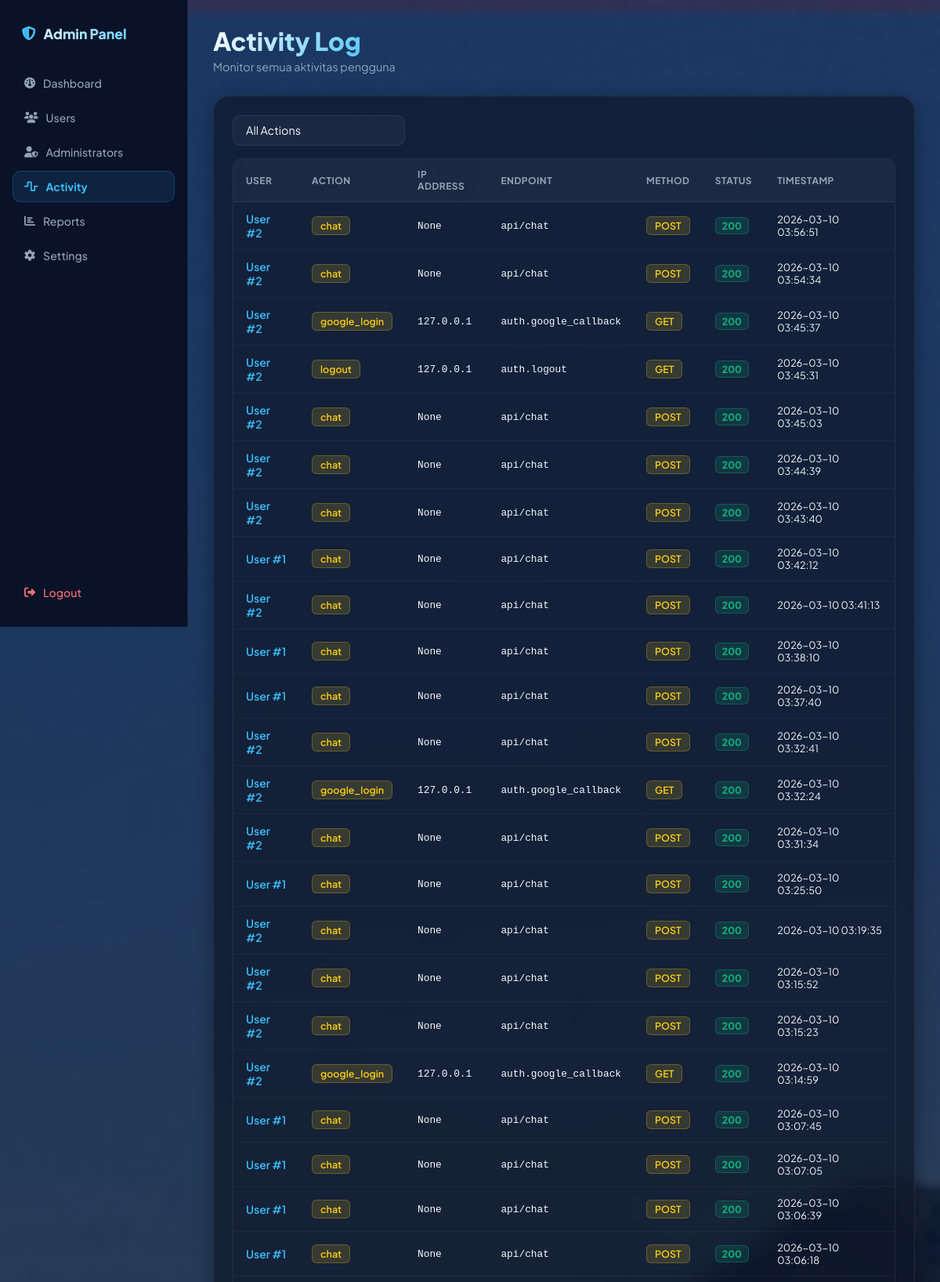
The page /admin/activity?page=2&action= (signed in, upper part) on the database its author committed.
### models.py (models this page shows, shortened)
class UserActivity(db.Model):
    __tablename__ = 'user_activities'
    id = db.Column(db.Integer, primary_key=True)
    user_id = db.Column(db.Integer, db.ForeignKey('users.id'), nullable=False)
    action = db.Column(db.String(100), nullable=False)  # login, logout, chat, etc
    ip_address = db.Column(db.String(50))
    user_agent = db.Column(db.String(255))
    endpoint = db.Column(db.String(255))
    method = db.Column(db.String(10))  # GET, POST, etc
    status_code = db.Column(db.Integer)
    timestamp = db.Column(db.DateTime, default=datetime.utcnow)
    details = db.Column(db.Text)  # Additional info as JSON string

### admin.py (the view)
@admin_bp.route('/activity')
@admin_required
def activity():
    page = request.args.get('page', 1, type=int)
    action_filter = request.args.get('action', '')
    user_filter = request.args.get('user_id', '')
    query = UserActivity.query
    if action_filter:
        query = query.filter_by(action=action_filter)
    if user_filter:
        query = query.filter_by(user_id=user_filter)
    activities = query.order_by(
        UserActivity.timestamp.desc()
    ).paginate(page=page, per_page=50)
    actions = db.session.query(UserActivity.action.distinct()).all()
    actions = [a[0] for a in actions]
    return render_template('admin/activity.html',
                         activities=activities,
                         actions=actions,
                         selected_action=action_filter,
                         selected_user=user_filter)

### admin.py (called while the page is built)
def admin_required(f):
    @wraps(f)
    def decorated_function(*args, **kwargs):
        if not current_user.is_authenticated:
            flash('Silakan login terlebih dahulu', 'error')
            return redirect(url_for('admin.login'))
        if not isinstance(current_user, Admin):
            flash('Anda tidak memiliki akses ke halaman ini', 'error')
            return redirect(url_for('index'))
        return f(*args, **kwargs)
    return decorated_function

### app.py (called while the page is built)
@login_manager.user_loader
def load_user(user_id):
    from flask import session
    if session.get('is_admin') is True:
        return Admin.query.get(int(user_id))
    return User.query.get(int(user_id))

### models.py (called while the page is built)
    @property
    def is_active(self):
        return self._is_active

### templates/admin/activity.html (shortened to what this page needs)
{% extends 'base.html' %}
{% block content %}
<div class="admin-wrapper">
    <nav class="admin-sidebar">
        <div class="sidebar-brand"><i class="fas fa-shield-halved"></i><span>Admin Panel</span></div>
        <ul class="sidebar-menu">
            <li><a href="{{ url_for('admin.dashboard') }}"><i class="fas fa-gauge"></i> Dashboard</a></li>
            <li><a href="{{ url_for('admin.users') }}"><i class="fas fa-users"></i> Users</a></li>
            <li><a href="{{ url_for('admin.manage_admins') }}"><i class="fas fa-user-shield"></i> Administrators</a></li>
            <li><a href="{{ url_for('admin.activity') }}" class="active"><i class="fas fa-wave-square"></i> Activity</a></li>
            <li><a href="{{ url_for('admin.reports') }}"><i class="fas fa-chart-bar"></i> Reports</a></li>
            <li><a href="{{ url_for('admin.settings') }}"><i class="fas fa-gear"></i> Settings</a></li>
            <li class="sidebar-spacer"></li>
            <li><a href="{{ url_for('admin.logout') }}" class="logout-link"><i class="fas fa-right-from-bracket"></i> Logout</a></li>
        </ul>
    </nav>
    <div class="admin-main">
        <div class="page-header">
            <div>
                <h1 class="page-title">Activity Log</h1>
                <p class="page-sub">Monitor semua aktivitas pengguna</p>
            </div>
        </div>
        <div class="glass-card">
            <form method="GET" class="filter-form" style="margin-bottom: 16px; display: flex; gap: 10px;">
                <select name="action" onchange="this.form.submit()" style="max-width: 220px;">
                    <option value="">All Actions</option>
                </select>
            </form>
            <div class="table-wrapper">
                <table class="dark-table">
                    <thead>
                        <tr>
                            <th>User</th>
                            <th>Action</th>
                            <th>IP Address</th>
                            <th>Endpoint</th>
                            <th>Method</th>
                            <th>Status</th>
                            <th>Timestamp</th>
                        </tr>
                    </thead>
                    <tbody>
                        {% for activity in activities.items %}
                        <tr>
                            <td><a href="{{ url_for('admin.user_details', user_id=activity.user_id) }}" class="table-link">User #{{ activity.user_id }}</a></td>
                            <td><span class="badge-action">{{ activity.action }}</span></td>
                            <td class="mono">{{ activity.ip_address }}</td>
                            <td class="mono">{{ activity.endpoint }}</td>
                            <td><span class="badge-action">{{ activity.method }}</span></td>
                            <td><span class="status-{{ activity.status_code }}">{{ activity.status_code }}</span></td>
                            <td class="ts">{{ activity.timestamp.strftime('%Y-%m-%d %H:%M:%S') }}</td>
                        </tr>
                        {% else %}
                        <tr><td colspan="7" class="empty-cell">No activities found</td></tr>
                        {% endfor %}
                    </tbody>
                </table>
            </div>
        </div>
    </div>
</div>
{% endblock %}

### templates/base.html (style rules this page uses)
* { margin: 0; padding: 0; box-sizing: border-box; }
body { font-family: 'Plus Jakarta Sans', -apple-system, BlinkMacSystemFont, 'Segoe UI', Roboto, sans-serif; background: #f5f5f5; }

### rows shown on the page
UserActivity: user_id "2", action "chat", ip_address "None", endpoint "api/chat", method "POST", status_code "200", timestamp "2026-03-10 03:56:51"
UserActivity: user_id "2", action "chat", ip_address "None", endpoint "api/chat", method "POST", status_code "200", timestamp "2026-03-10 03:54:34"
UserActivity: user_id "2", action "google_login", ip_address "127.0.0.1", endpoint "auth.google_callback", method "GET", status_code "200", timestamp "2026-03-10 03:45:37"
UserActivity: user_id "2", action "logout", ip_address "127.0.0.1", endpoint "auth.logout", method "GET", status_code "200", timestamp "2026-03-10 03:45:31"
UserActivity: user_id "2", action "chat", ip_address "None", endpoint "api/chat", method "POST", status_code "200", timestamp "2026-03-10 03:45:03"
UserActivity: user_id "2", action "chat", ip_address "None", endpoint "api/chat", method "POST", status_code "200", timestamp "2026-03-10 03:44:39"
UserActivity: user_id "2", action "chat", ip_address "None", endpoint "api/chat", method "POST", status_code "200", timestamp "2026-03-10 03:43:40"
UserActivity: user_id "1", action "chat", ip_address "None", endpoint "api/chat", method "POST", status_code "200", timestamp "2026-03-10 03:42:12"
UserActivity: user_id "2", action "chat", ip_address "None", endpoint "api/chat", method "POST", status_code "200", timestamp "2026-03-10 03:41:13"
UserActivity: user_id "1", action "chat", ip_address "None", endpoint "api/chat", method "POST", status_code "200", timestamp "2026-03-10 03:38:10"
UserActivity: user_id "1", action "chat", ip_address "None", endpoint "api/chat", method "POST", status_code "200", timestamp "2026-03-10 03:37:40"
UserActivity: user_id "2", action "chat", ip_address "None", endpoint "api/chat", method "POST", status_code "200", timestamp "2026-03-10 03:32:41"
UserActivity: user_id "2", action "google_login", ip_address "127.0.0.1", endpoint "auth.google_callback", method "GET", status_code "200", timestamp "2026-03-10 03:32:24"
UserActivity: user_id "2", action "chat", ip_address "None", endpoint "api/chat", method "POST", status_code "200", timestamp "2026-03-10 03:31:34"
UserActivity: user_id "1", action "chat", ip_address "None", endpoint "api/chat", method "POST", status_code "200", timestamp "2026-03-10 03:25:50"
UserActivity: user_id "2", action "chat", ip_address "None", endpoint "api/chat", method "POST", status_code "200", timestamp "2026-03-10 03:19:35"
UserActivity: user_id "2", action "chat", ip_address "None", endpoint "api/chat", method "POST", status_code "200", timestamp "2026-03-10 03:15:52"
UserActivity: user_id "2", action "chat", ip_address "None", endpoint "api/chat", method "POST", status_code "200", timestamp "2026-03-10 03:15:23"
UserActivity: user_id "2", action "google_login", ip_address "127.0.0.1", endpoint "auth.google_callback", method "GET", status_code "200", timestamp "2026-03-10 03:14:59"
UserActivity: user_id "1", action "chat", ip_address "None", endpoint "api/chat", method "POST", status_code "200", timestamp "2026-03-10 03:07:45"
UserActivity: user_id "1", action "chat", ip_address "None", endpoint "api/chat", method "POST", status_code "200", timestamp "2026-03-10 03:07:05"
UserActivity: user_id "1", action "chat", ip_address "None", endpoint "api/chat", method "POST", status_code "200", timestamp "2026-03-10 03:06:39"
UserActivity: user_id "1", action "chat", ip_address "None", endpoint "api/chat", method "POST", status_code "200", timestamp "2026-03-10 03:06:18"
